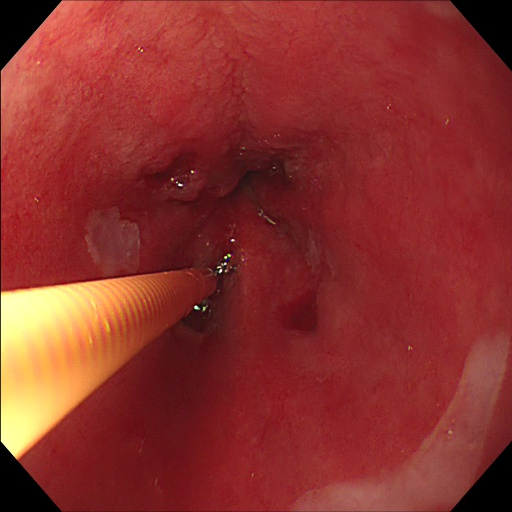
#> input picture TODAAS/0000581.jpg, 512 x 512 px; its folder holds only this picture in this run
$ python HOP_LaplacianVar.py   (older library calls are emulated)
#> lines starting #> are read from the running program, lines starting #| are printed output that depends on the picture; after the words box and inside, x2 and y2 are one past the last pixel; in counts of white or black regions, pixels touching at a corner belong together
### TODAAS/rOI.py
# -*- coding: utf-8 -*-
"""
Created on Wed Jul 31 10:22:47 2019

@author: Nataly
"""
import cv2
import numpy as np
def ROI(ima):
    imA=cv2.cvtColor(ima,cv2.COLOR_RGB2XYZ)
    I,I,II=cv2.split(imA)

    ta=II.shape
    ta=list(ta)
    #plt.imshow(II, cmap=plt.cm.gray)
    #plt.show()
    MIN=int(np.min(II))
    MAX=int(np.max(II))

    hist = cv2.calcHist([II],[0],None,[MAX+1],[MIN,MAX])
    hist = cv2.calcHist([II],[0],None,[256],[0,255])
    #plt.plot(hist)
    #plt.show()

    div=6
    #div=6
    nuevohist=hist.tolist()
    l=int(len(nuevohist)/div)
    i=1
    a=0
    suma=np.zeros((div))
    valm=0
    hasta=0
    for y in range(1,div+1):
        suma[a]=int(sum(np.asarray(nuevohist[i:int(l)*y])))
        if suma[a]>valm:
            valm=suma[a]
            hasta=y
        i=int(l)*y+1
        a=a+1
    #print(l)
    #print(hasta)

    porcen=0.3
    ##G
    ##z2

    #porcen=0.2
    #"""
    a=hist[:int((l*hasta)*porcen)]
    a=a.tolist()
    hist=hist.tolist()
    u=np.max(a)
    umbral1 = hist.index(u)
    a=a[umbral1:]

    uu=np.min(a)
    histb=hist[umbral1:]

    umbral=histb.index(uu)
    #print(umbral)
    umbral=umbral+len(hist[:umbral1])
    #"""
    #umbral=int((l*hasta)*porcen)
    binary=II.copy()
    print(umbral)
    for f in range(ta[0]):
        for c in range (ta[1]):
            if II[f,c]<=umbral:
                binary[f,c]=0
            else:
                binary[f,c]=1

    binary = (binary*255).astype(np.uint8)
    #plt.imshow(binary, cmap=plt.cm.gray)
    #plt.show()
    #"""
    ### Transformaciones Morfologicas
   ## sin log ope 30 close 37

    kernel = cv2.getStructuringElement(cv2.MORPH_ELLIPSE, (27, 27))
    openi = cv2.morphologyEx(binary, cv2.MORPH_OPEN, kernel)

    kernel = cv2.getStructuringElement(cv2.MORPH_ELLIPSE, (37, 37))
    close=cv2.morphologyEx(openi, cv2.MORPH_CLOSE, kernel)

    #contours,hierachy = cv2.findContours(close,cv2.RETR_LIST,cv2.CHAIN_APPROX_SIMPLE)
    _,contours,_ = cv2.findContours(close,cv2.RETR_LIST,cv2.CHAIN_APPROX_SIMPLE)
    areas = [cv2.contourArea(c) for c in contours]
    max_index = np.argmax(areas)
    cnt=contours[max_index]
    x,y,w,h = cv2.boundingRect(cnt)
    # [9 lines of commented-out code are left out]
    tru=15
    for f in range ((y+tru),(y+h-tru)):
        for c in range(x+tru,(x+w-tru)):
            #print(f,c)
            if close[f+tru,c+tru]==255 or close[f+tru,c]==255 or close[f,c+tru]==255 and close[f,c]==0:
                close[f,c]=255
            else:
                close[f,c]=close[f,c]

    return close

### TODAAS/readboxes.py
# -*- coding: utf-8 -*-
"""
Created on Tue May 28 12:07:23 2019

"""
# Leer bbox
def read_boxes(txtfile):
    import numpy as np
    lines = []

    with open(txtfile, "r") as f:

        for line in f:
            line = line.strip()
            box = np.hstack(line.split()).astype(np.float)
            box[0] = int(box[0])
            lines.append(box)
    return np.array(lines)

### TODAAS/HOP_LaplacianVar.py
# -*- coding: utf-8 -*-
"""
Created on Thu Aug 15 15:09:01 2019

@author: Nataly
"""


import cv2
import numpy as np
import glob
from yolovoc import yolo2voc
from readboxes import read_boxes
from matplotlib import pyplot as plt
from rOI import ROI
from skimage.feature import greycomatrix, greycoprops
import skimage.feature
from scipy.stats import kurtosis
import statistics as stats
import pywt
import pywt.data

# [9 lines left out: function HOP, not called in this run]
#def variance_of_laplacian(image):
#	 varl=cv2.Laplacian(image, cv2.CV_64F).var()
#    return varl

varla=[]
sumas=[]
media=[]
mediana=[]
destan=[]
var=[]
correla=[]
covar=[]

varlaRE=[]
sumasRE=[]
mediaRE=[]
medianaRE=[]
destanRE=[]
varRE=[]
correlaRE=[]
covarRE=[]

varlaNO=[]
sumasNO=[]
mediaNO=[]
medianaNO=[]
destanNO=[]
varNO=[]
correlaNO=[]
covarNO=[]


for image in glob.glob('*.jpg'):
    # image = '00002.jpg'
    im = cv2.imread(image)
#> im is the input picture: shape (512, 512, 3); mean B, G, R 44.3, 49.1, 139.6
    im=cv2.normalize(im, None, 0, 255, norm_type=cv2.NORM_MINMAX, dtype=cv2.CV_8UC3)
    aa,bb,c = im.shape
    imaROI=ROI(im)
#> in ROI, `I,I,II=cv2.split(imA)`:
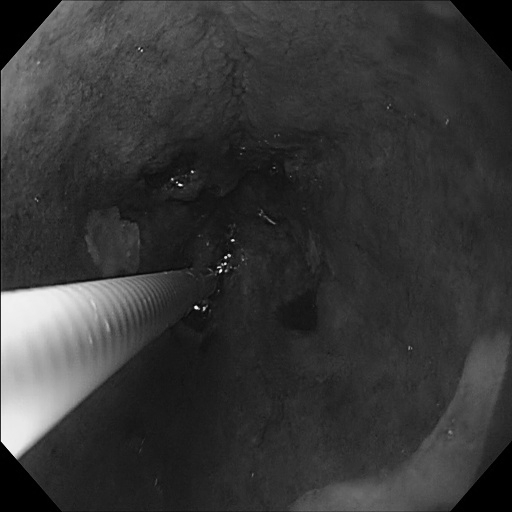
#> I: shape (512, 512); min 0, max 251, mean 54.6
#> in ROI, `I,I,II=cv2.split(imA)`:
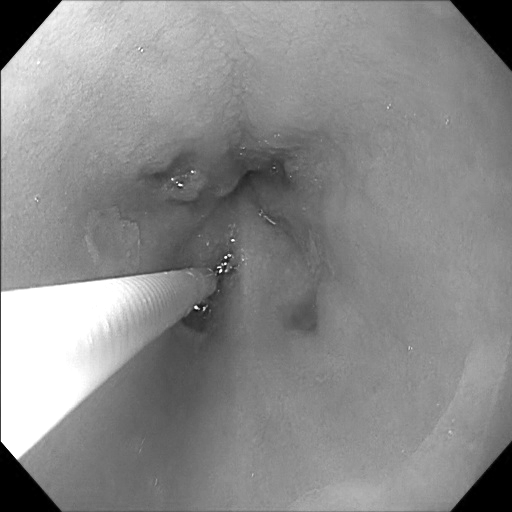
#> II: shape (512, 512); min 0, max 255, mean 138.7
#> in ROI, `MIN=int(np.min(II))`: MIN = 0
#> in ROI, `MAX=int(np.max(II))`: MAX = 255
#> in ROI, `hist = cv2.calcHist([II],[0],None,[MAX+1],[MIN,MAX])`: hist = 256 values, max 7091 at index 0, min 0 at index 255, mean 974.5
#> in ROI, `nuevohist=hist.tolist()`: nuevohist = 256 items, first 6: [7091], [586], [153], [287], [145], [62]
#> in ROI, `l=int(len(nuevohist)/div)`: l = 42
#> the loop in ROI, `for y in range(1,div+1):` made 6 passes
#> i on passes 1 to 6: 43, 85, 127, 169, 211, 253
#> after the loop in ROI, `for y in range(1,div+1):`: a = 6; hasta = 4; suma = [1845, 9844, 63766, 132684, 22380, 7050]; valm = 132684
#> in ROI, `a=hist[:int((l*hasta)*porcen)]`: a = 50 values, max 7091 at index 0, min 4 at index 15, mean 183.2
#> in ROI, `a=a.tolist()`: a = 50 items, first 6: [7091], [586], [153], [287], [145], [62]
#> in ROI, `hist=hist.tolist()`: hist has the same summary as nuevohist
#> in ROI, `u=np.max(a)`: u = 7091
#> in ROI, `umbral1 = hist.index(u)`: umbral1 = 0
#> in ROI, `uu=np.min(a)`: uu = 4
#> in ROI, `histb=hist[umbral1:]`: histb has the same summary as nuevohist
#> in ROI, `umbral=histb.index(uu)`: umbral = 15
#| 15
#> after the loop in ROI, `for f in range(ta[0]):`:
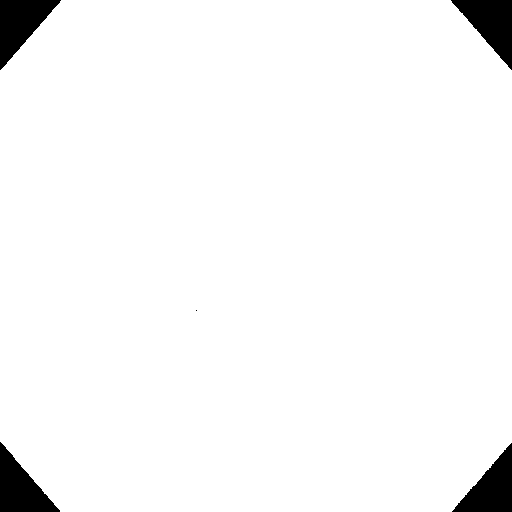
#> binary: shape (512, 512); values 0 (black) and 1 (white), 96.7% white; 5 black regions (1 under 20 px), largest, box (x1, y1, x2, y2) and area: (0, 0, 61, 70) 2189, (451, 0, 512, 70) 2176, (0, 442, 60, 512) 2151, (452, 443, 512, 512) 2118
#> in ROI, `close=cv2.morphologyEx(openi, cv2.MORPH_CLOSE, kernel)`:
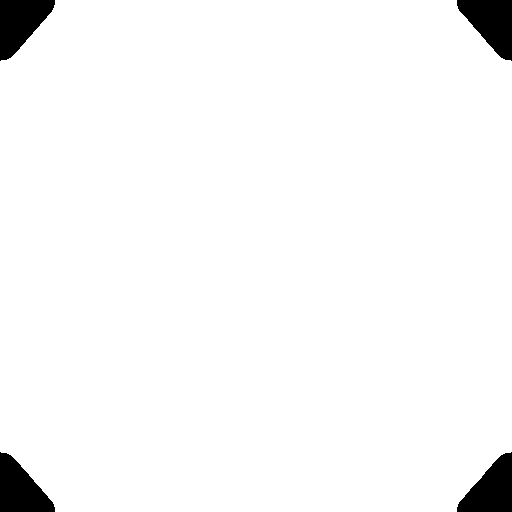
#> close: shape (512, 512); 96.8% white; 4 black regions
#> in ROI, `_,contours,_ = cv2.findContours(close,cv2.RETR_LIST,cv2.CHAIN_APPROX_S..`: contours = 1 contour; box (x1, y1, x2, y2) and area: (0, 0, 512, 512) 252914
#> in ROI, `areas = [cv2.contourArea(c) for c in contours]`: areas = [252914]
#> in ROI, `max_index = np.argmax(areas)`: max_index = 0
#> in ROI, `cnt=contours[max_index]`: cnt = contour of 94 points, box (x1, y1, x2, y2) (0, 0, 512, 512), area 252914
#> in ROI, `x,y,w,h = cv2.boundingRect(cnt)`: x = 0; w = 512
#> after the loop in ROI, `for f in range ((y+tru),(y+h-tru)):`:
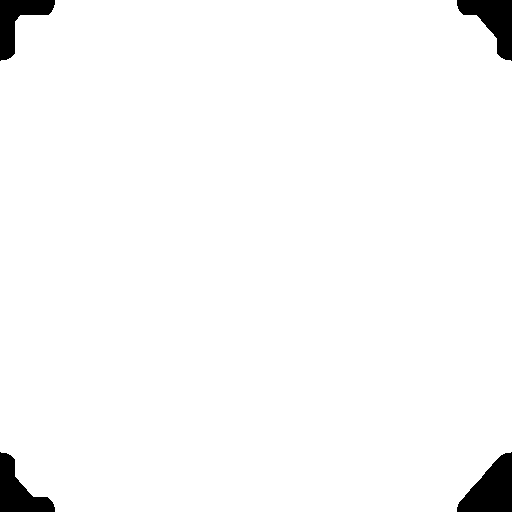
#> close: shape (512, 512); 97.4% white; 4 black regions, box (x1, y1, x2, y2) and area: (457, 452, 512, 512) 2049, (457, 0, 512, 61) 1692, (0, 452, 55, 512) 1617, (0, 0, 55, 61) 1467
    imaROI=cv2.normalize(imaROI, None, 0, 1, norm_type=cv2.NORM_MINMAX, dtype=cv2.CV_8UC3)
#> imaROI: shape (512, 512); values 0 (black) and 1 (white), 97.4% white; 4 black regions

    #cv2.imshow('Grays',imaROI)
    #cv2.destroyAllWindows()
    HSV=cv2.cvtColor(im,cv2.COLOR_RGB2HSV)
#> HSV: shape (512, 512, 3); mean H, S, V 115.8, 177.6, 139.6
    H,S,V=cv2.split(HSV)
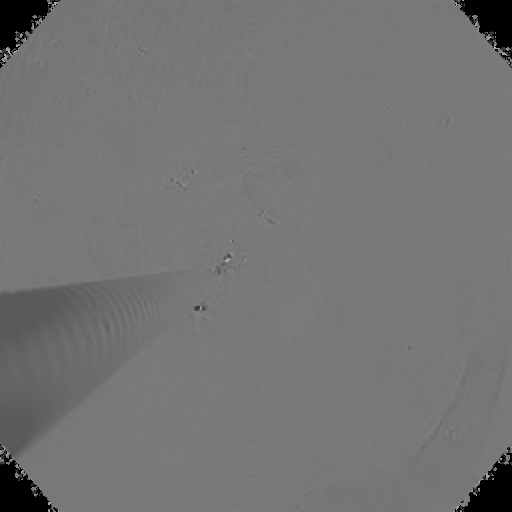
#> H: shape (512, 512); min 0, max 175, mean 115.8
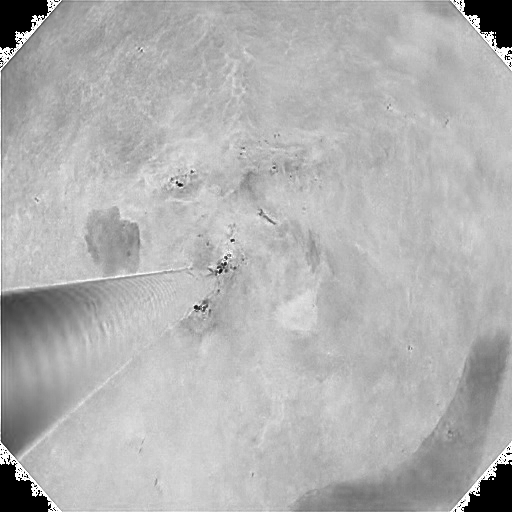
#> S: shape (512, 512); min 0, max 255, mean 177.6
    V=V*imaROI

    for z in range(c):
        im[:,:,z]=im[:,:,z]*imaROI
#> im: shape (512, 512, 3); 0.43% of pixels changed, all inside (x1, y1, x2, y2) = (0, 0, 512, 512)


    _,contours,_= cv2.findContours(imaROI,cv2.RETR_LIST,cv2.CHAIN_APPROX_SIMPLE)
#> contours = 1 contour; box (x1, y1, x2, y2) and area: (0, 0, 512, 512) 254364
    areas = [cv2.contourArea(c) for c in contours]
#> areas = [254364.5]
    max_index = np.argmax(areas)
#> max_index = 0
    cnt=contours[max_index]
#> cnt = contour of 88 points, box (x1, y1, x2, y2) (0, 0, 512, 512), area 254364
    x3,y3,w3,h3 = cv2.boundingRect(cnt)
#> x3 = 0; y3 = 0; w3 = 512; h3 = 512
    filetxt=image[0:len(image)-3]+'txt'
    bboxfile=filetxt
    boxes = read_boxes(bboxfile)
#> (the run stopped early here; a loop or call above may not have finished)

$ run again, on TODAAS/0000597.jpg
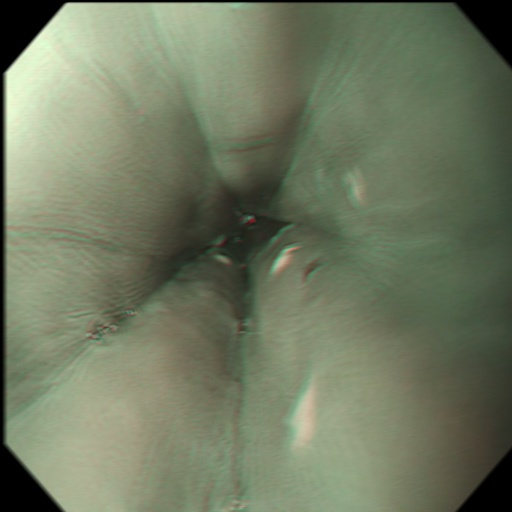
#> input picture TODAAS/0000597.jpg, 512 x 512 px
#> im is the input picture: shape (512, 512, 3); mean B, G, R 97.1, 121.3, 112.4
#> imA: shape (512, 512, 3); mean of channels 0, 1, 2 104, 115.9, 123.5
#> MIN = 0
#> MAX = 255
#> in ROI, `hist = cv2.calcHist([II],[0],None,[MAX+1],[MIN,MAX])`: hist = 256 values, max 8063 at index 0, min 0 at index 255, mean 1023.3
#> nuevohist = 256 items, first 6: [8063], [760], [399], [217], [64], [137]
#> l = 42
#> the loop in ROI, `for y in range(1,div+1):` made 6 passes
#> i on passes 1 to 6: 43, 85, 127, 169, 211, 253
#> after the loop in ROI, `for y in range(1,div+1):`: a = 6; hasta = 3; suma = [3600, 31157, 93043, 81520, 31291, 7678]; valm = 93043
#> in ROI, `a=hist[:int((l*hasta)*porcen)]`: a = 37 values, max 8063 at index 0, min 12 at index 28, mean 292.1
#> in ROI, `a=a.tolist()`: a = 37 items, first 6: [8063], [760], [399], [217], [64], [137]
#> in ROI, `hist=hist.tolist()`: hist has the same summary as nuevohist
#> u = 8063
#> umbral1 = 0
#> uu = 12
#> histb has the same summary as nuevohist
#> umbral = 28
#| 28
#> after the loop in ROI, `for f in range(ta[0]):`:
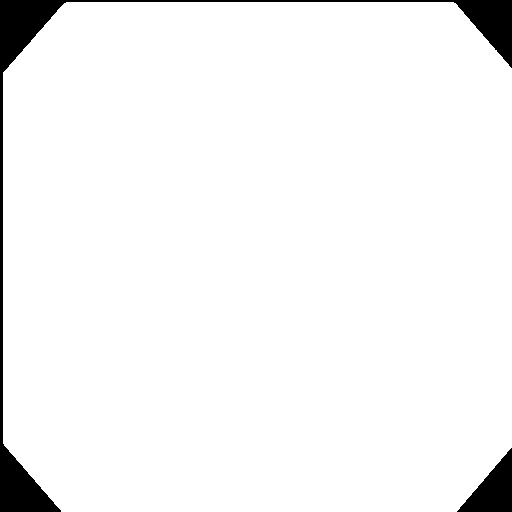
#> binary: shape (512, 512); values 0 (black) and 1 (white), 96% white; 2 black regions, box (x1, y1, x2, y2) and area: (0, 0, 512, 512) 8665, (457, 448, 512, 512) 1796
#> openi: shape (512, 512); 96% white; 2 black regions, box (x1, y1, x2, y2) and area: (0, 0, 512, 512) 8683, (457, 448, 512, 512) 1796
#> in ROI, `_,contours,_ = cv2.findContours(close,cv2.RETR_LIST,cv2.CHAIN_APPROX_S..`: contours = 1 contour; box (x1, y1, x2, y2) and area: (0, 0, 512, 512) 252976
#> in ROI, `areas = [cv2.contourArea(c) for c in contours]`: areas = [252976]
#> in ROI, `max_index = np.argmax(areas)`: max_index = 0
#> in ROI, `cnt=contours[max_index]`: cnt = contour of 98 points, box (x1, y1, x2, y2) (0, 0, 512, 512), area 252976
#> x = 0; w = 512
#> imaROI: shape (512, 512); values 0 (black) and 1 (white), 97.5% white; 4 black regions
#> HSV: shape (512, 512, 3); mean H, S, V 76.9, 53.6, 122.1
#> `H,S,V=cv2.split(HSV)`:
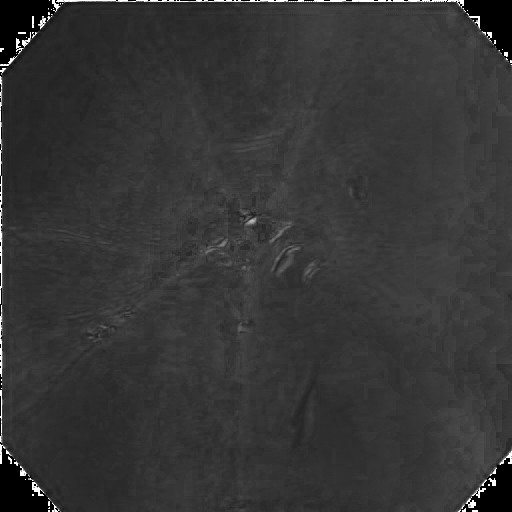
#> S: shape (512, 512); min 0, max 255, mean 53.6
#> `_,contours,_= cv2.findContours(imaROI,cv2.RETR_LIST,cv2.CHAIN_APPROX_S..`: contours = 1 contour; box (x1, y1, x2, y2) and area: (0, 0, 512, 512) 254566
#> `areas = [cv2.contourArea(c) for c in contours]`: areas = [254566]
#> `max_index = np.argmax(areas)`: max_index = 0
#> `cnt=contours[max_index]`: cnt = contour of 95 points, box (x1, y1, x2, y2) (0, 0, 512, 512), area 254566
#> x3 = 0; w3 = 512
